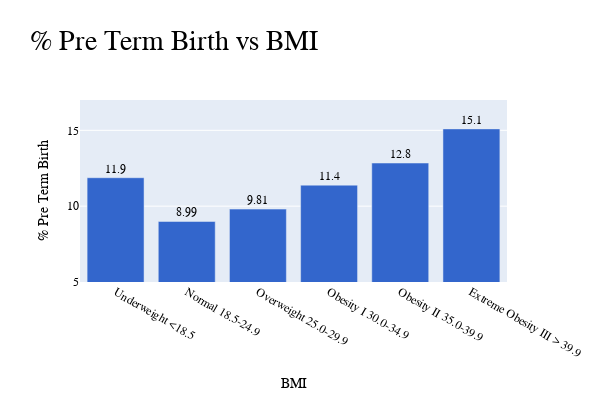

The notebook cell this image was saved under:
### Code cell
PreTermBirth_vs_BMI =  {
"Underweight <18.5           ":   11.875,
"Normal 18.5-24.9            ":   8.9903,
"Overweight 25.0-29.9        ":   9.8061,
"Obesity I 30.0-34.9         ":   11.386,
"Obesity II 35.0-39.9        ":   12.845,
"Extreme Obesity III > 39.9  ":   15.095
}

dict_name = PreTermBirth_vs_BMI
x_value = 'BMI'
y_value = '% Pre Term Birth'
TITLE_name = y_value  + " vs " + x_value

# Convert dictionary to Pandas DataFrame
df = pd.DataFrame.from_dict(dict_name, orient='index', columns=[y_value])

# Reset the index to create a 'Age' column
df = df.reset_index().rename(columns={'index': x_value})

HEIGHT=400
WIDTH=600

# Create a bar graph using function plot_bar_graph that internally calls plotly
fig = plot_bar_graph(x_value, y_value, TITLE_name, df, HEIGHT, WIDTH, 5, 17)

fig.show()

### Figure 1 — Plotly figure (JSON) as saved in the notebook; plotly's stock layout.template omitted (floating-point values rounded to 4 significant figures)
{"data": [{"alignmentgroup": "True", "cliponaxis": false, "hovertemplate": "BMI=%{x}<br>% Pre Term Birth=%{y}<extra></extra>", "legendgroup": "", "marker": {"color": "#3366CC", "pattern": {"shape": ""}}, "name": "", "offsetgroup": "", "orientation": "v", "showlegend": false, "textangle": 0, "textfont": {"size": 12}, "textposition": "outside", "texttemplate": "%{y:.3s}", "type": "bar", "x": ["Underweight <18.5           ", "Normal 18.5-24.9            ", "Overweight 25.0-29.9        ", "Obesity I 30.0-34.9         ", "Obesity II 35.0-39.9        ", "Extreme Obesity III > 39.9  "], "xaxis": "x", "y": [11.88, 8.99, 9.806, 11.39, 12.85, 15.1], "yaxis": "y"}], "layout": {"barmode": "relative", "font": {"color": "black", "family": "Verdana"}, "height": 400, "legend": {"title": {"font": {"color": "black"}}, "tracegroupgap": 0}, "title": {"font": {"color": "black", "family": "Verdana", "size": 28}, "text": "% Pre Term Birth vs BMI"}, "width": 600, "xaxis": {"anchor": "y", "domain": [0, 1], "title": {"text": "BMI"}}, "yaxis": {"anchor": "x", "domain": [0, 1], "range": [5, 17], "title": {"text": "% Pre Term Birth"}}}}
